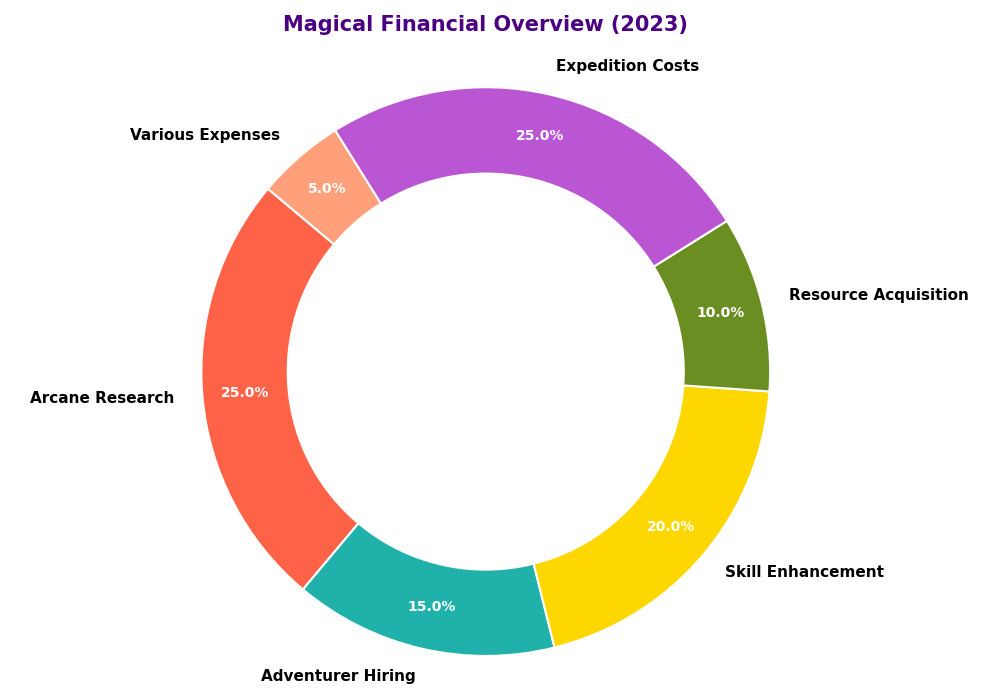

This chart was generated by the following Python code:
import matplotlib.pyplot as plt

categories = ['Arcane Research', 'Adventurer Hiring', 'Skill Enhancement', 'Resource Acquisition', 'Expedition Costs', 'Various Expenses']
budgets = [25, 15, 20, 10, 25, 5]
# Colors have been shuffled compared to the original order
colors = ['#ff6347', '#20b2aa', '#ffd700', '#6b8e23', '#ba55d3', '#ffa07a']

fig, ax = plt.subplots(figsize=(10, 7))

wedges, texts, autotexts = ax.pie(
    budgets,
    labels=categories,
    colors=colors,
    autopct='%1.1f%%',
    pctdistance=0.85,
    startangle=140,
    wedgeprops=dict(edgecolor='w', linewidth=1.5)
)

centre_circle = plt.Circle((0, 0), 0.70, fc='white')
fig.gca().add_artist(centre_circle)

ax.axis('equal')

plt.setp(autotexts, size=10, weight="bold", color="white")
plt.setp(texts, size=11, weight="bold")

ax.set_title("Magical Financial Overview (2023)", fontsize=15, fontweight='bold', pad=20, color='#4b0082')

plt.tight_layout()
plt.show()
